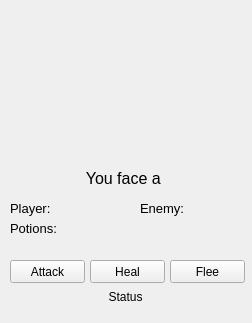
<?xml version="1.0" encoding="UTF-8"?>
<ui version="4.0">
 <class>battlewindow</class>
 <widget class="QWidget" name="battlewindow">
  <property name="geometry">
   <rect>
    <x>0</x>
    <y>0</y>
    <width>252</width>
    <height>323</height>
   </rect>
  </property>
  <property name="windowTitle">
   <string>Battle</string>
  </property>
  <property name="windowIcon">
   <iconset resource="../resources.qrc">
    <normaloff>:/title_screen/icon.ico</normaloff>:/title_screen/icon.ico</iconset>
  </property>
  <widget class="QLabel" name="label">
   <property name="geometry">
    <rect>
     <x>10</x>
     <y>10</y>
     <width>231</width>
     <height>151</height>
    </rect>
   </property>
   <property name="text">
    <string/>
   </property>
   <property name="pixmap">
    <pixmap resource="../resources.qrc">:/enemies/img/enemies/ghost.jpg</pixmap>
   </property>
   <property name="scaledContents">
    <bool>true</bool>
   </property>
  </widget>
  <widget class="QLabel" name="label_2">
   <property name="geometry">
    <rect>
     <x>30</x>
     <y>170</y>
     <width>191</width>
     <height>16</height>
    </rect>
   </property>
   <property name="font">
    <font>
     <pointsize>12</pointsize>
    </font>
   </property>
   <property name="text">
    <string>You face a </string>
   </property>
   <property name="alignment">
    <set>Qt::AlignCenter</set>
   </property>
  </widget>
  <widget class="QLabel" name="label_3">
   <property name="geometry">
    <rect>
     <x>10</x>
     <y>200</y>
     <width>101</width>
     <height>16</height>
    </rect>
   </property>
   <property name="font">
    <font>
     <pointsize>10</pointsize>
    </font>
   </property>
   <property name="text">
    <string>Player:</string>
   </property>
  </widget>
  <widget class="QLabel" name="label_4">
   <property name="geometry">
    <rect>
     <x>140</x>
     <y>200</y>
     <width>101</width>
     <height>16</height>
    </rect>
   </property>
   <property name="font">
    <font>
     <pointsize>10</pointsize>
    </font>
   </property>
   <property name="text">
    <string>Enemy:</string>
   </property>
  </widget>
  <widget class="QLabel" name="label_5">
   <property name="geometry">
    <rect>
     <x>10</x>
     <y>220</y>
     <width>101</width>
     <height>16</height>
    </rect>
   </property>
   <property name="font">
    <font>
     <pointsize>10</pointsize>
    </font>
   </property>
   <property name="text">
    <string>Potions:</string>
   </property>
  </widget>
  <widget class="QPushButton" name="pushButton">
   <property name="geometry">
    <rect>
     <x>10</x>
     <y>260</y>
     <width>75</width>
     <height>23</height>
    </rect>
   </property>
   <property name="text">
    <string>Attack</string>
   </property>
  </widget>
  <widget class="QPushButton" name="pushButton_2">
   <property name="geometry">
    <rect>
     <x>90</x>
     <y>260</y>
     <width>75</width>
     <height>23</height>
    </rect>
   </property>
   <property name="text">
    <string>Heal</string>
   </property>
  </widget>
  <widget class="QPushButton" name="pushButton_3">
   <property name="geometry">
    <rect>
     <x>170</x>
     <y>260</y>
     <width>75</width>
     <height>23</height>
    </rect>
   </property>
   <property name="text">
    <string>Flee</string>
   </property>
  </widget>
  <widget class="QLabel" name="label_6">
   <property name="geometry">
    <rect>
     <x>10</x>
     <y>290</y>
     <width>231</width>
     <height>21</height>
    </rect>
   </property>
   <property name="text">
    <string>Status</string>
   </property>
   <property name="alignment">
    <set>Qt::AlignHCenter|Qt::AlignTop</set>
   </property>
  </widget>
 </widget>
 <resources>
  <include location="../resources.qrc"/>
 </resources>
 <connections/>
</ui>
